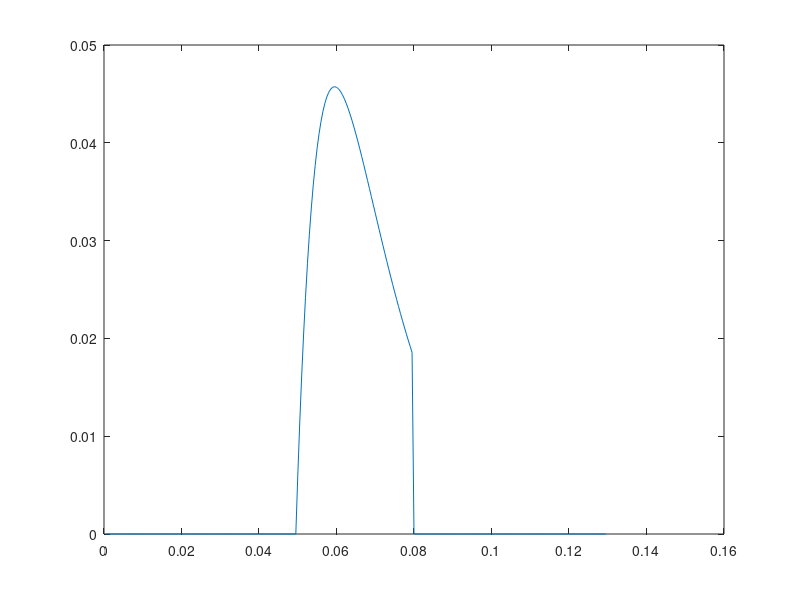

Here is the MATLAB script that generated this plot:
signalDuration=.1;
spikeTime= signalDuration/2;
for sampleRate=[1000 2000];
    disp(['sample rate= ' num2str(sampleRate)])

%% testing convolution speculation
dt= 1/sampleRate;
signalLength=round(signalDuration/dt);
spikeArray=zeros(1,signalLength);
spikeLocation=round(spikeTime/dt);
spikeArray(spikeLocation)=1;
disp(['length of spike array= ' num2str(length(spikeArray))])
t=dt*(1:length(spikeArray));
plot(t, spikeArray)

%% convolution function
CNspikeToCurrentTau=0.01;
t=dt:dt:3*CNspikeToCurrentTau;
CNalphaFunction=...
    (1/CNspikeToCurrentTau)*t.*exp(-t/CNspikeToCurrentTau);

plot(t, CNalphaFunction)

%% normalise conv function
CNalphaFunction=CNalphaFunction/sum(CNalphaFunction);
plot(t, CNalphaFunction)
disp(['area under function= ' num2str(sum(CNalphaFunction))])

%% adjust for spike current
CNcurrentPerSpike=2;
CNalphaFunction=CNalphaFunction*CNcurrentPerSpike;
plot(t, CNalphaFunction)

%% convolution
result=conv(spikeArray,CNalphaFunction);
t=dt*(1:length(result));
plot(t, result)
disp(['area under function= ' num2str(sum(result))])

end



